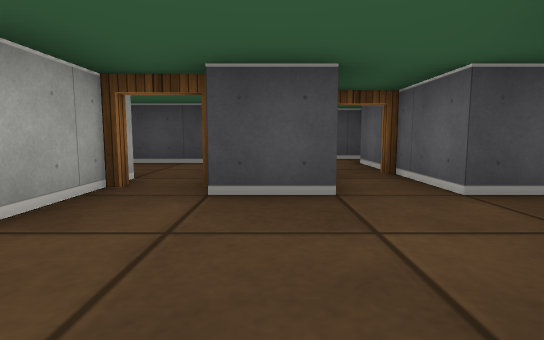
View 1 (above)

16 first-person views from a walk through a cub3D ray-caster map. The camera is about half as high as the walls, tilts 6° down and sees 80° across. The floor is counted in squares. Each view is taken from the middle of a square. On the plan, view 1 faces up. The plan holds only what a view shows up to about 9 squares ahead; the rest is blank.

View 2
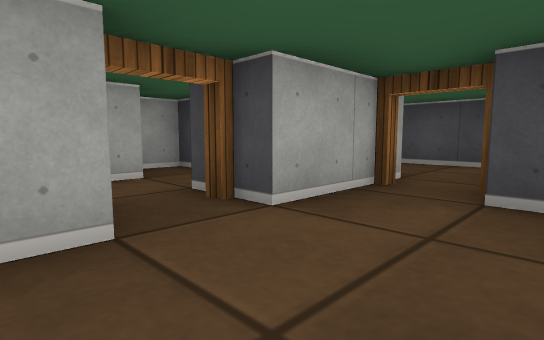

View 3
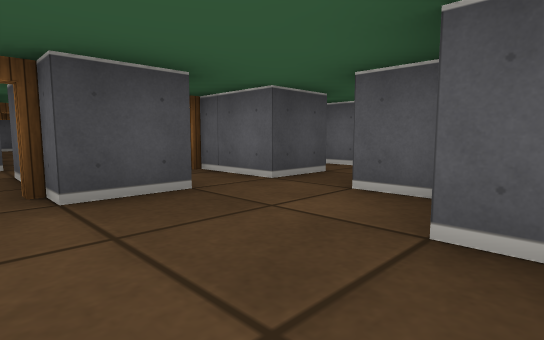

View 4
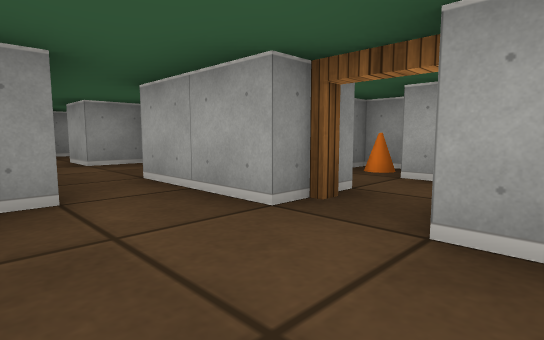

View 5
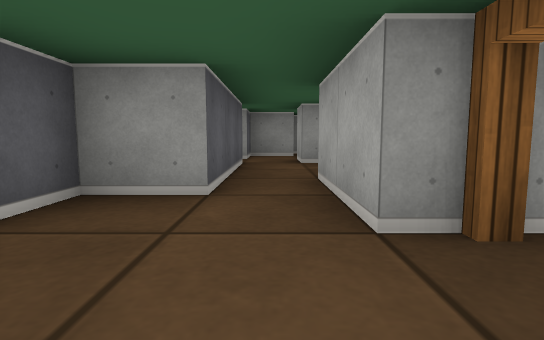

View 6
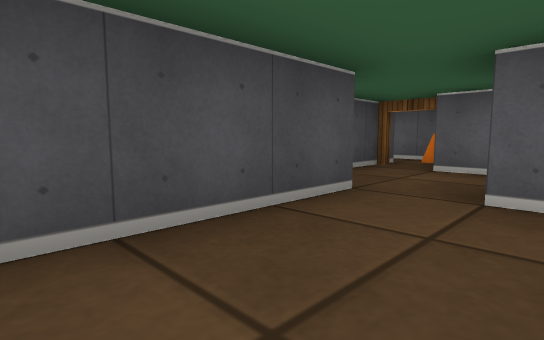

View 7
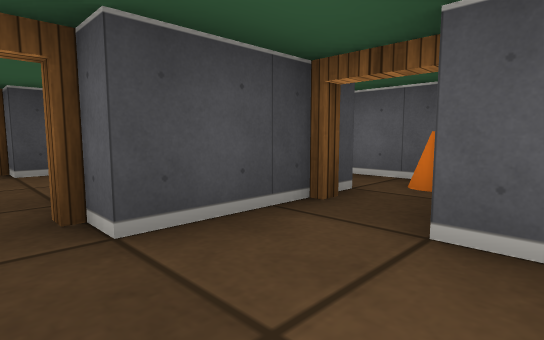

View 8
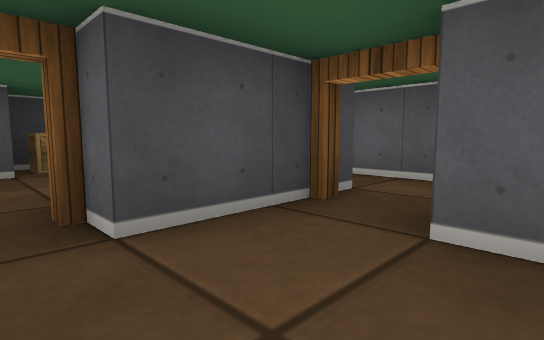

View 9
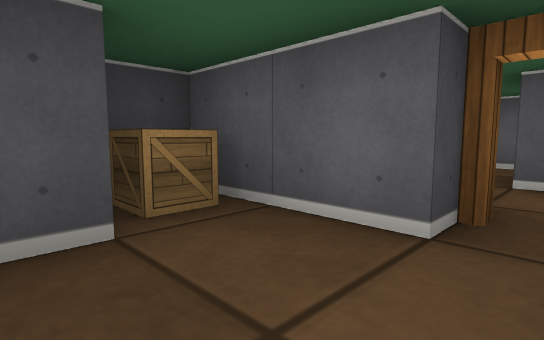

View 10
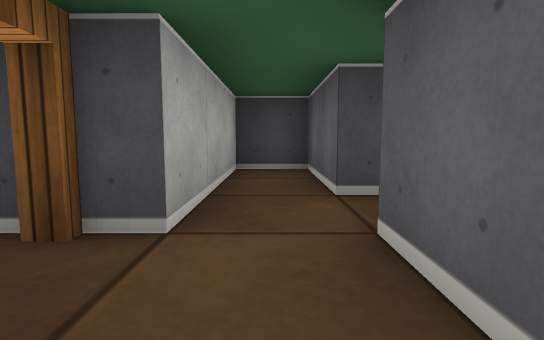

View 11
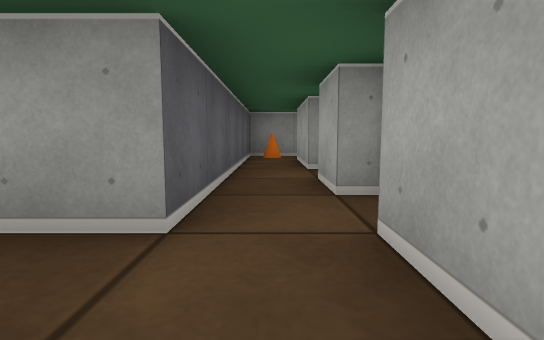

View 12
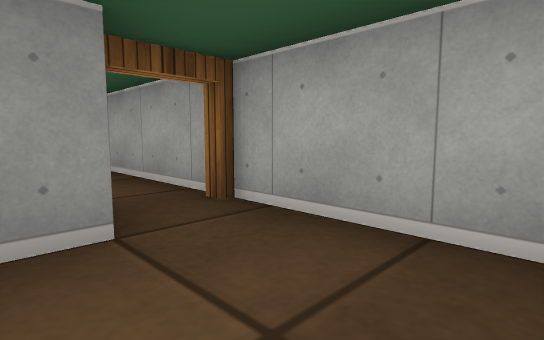

View 13
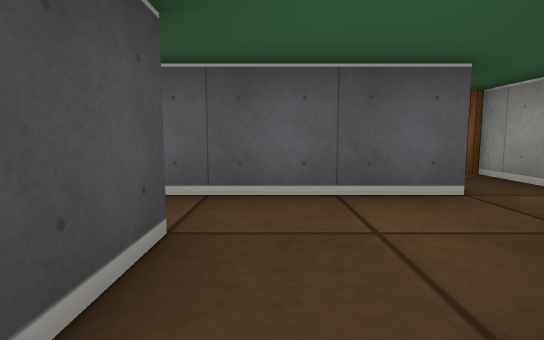

View 14
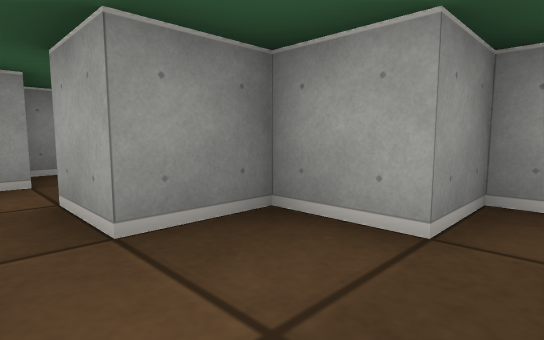

View 15
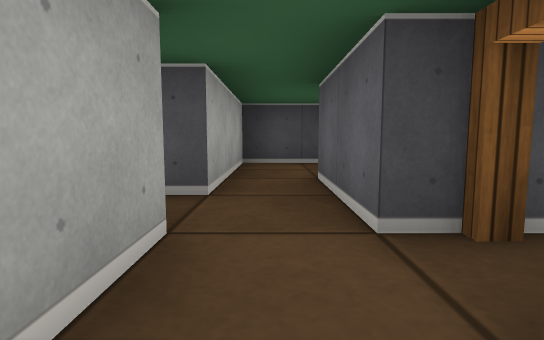

View 16
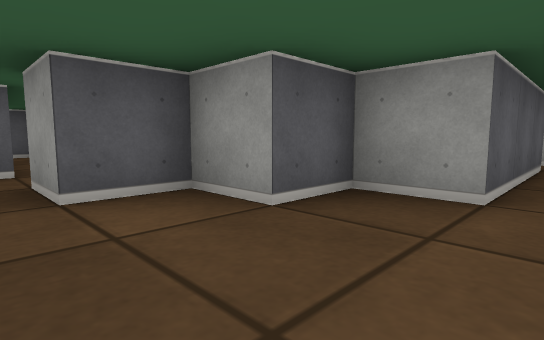

### Floor plan
Points are (right, up) in squares from view 1. A wall is a line through its corners. A room is listed if a view was taken in it or the views show most of it. See-through windows are left out.
Room 1 (views 1, 2, 3, 4, 5, 16)
walls: (-1.5, 0.5) (-1.5, -0.5); (-0.5, -0.5) (0.5, -0.5) (0.5, 0.5) (1.5, 0.5) (1.5, 1.5) (2.5, 1.5); (0.6, 2.5) (-0.5, 2.5); (-1.5, 3.6) (-1.5, 1.5); (2.6, 2.5) (1.5, 2.5) (1.5, 4)
ways out: open door at (-1, 3) to room 2; open door at (1, 4) to room 2; open door at (-2, 1) to room 6; opening at (-1, -1) to room 7; opening at (2, 2)
Room 2 (views 6, 7)
walls: (-0.5, 2.5) (-0.5, 4.5); (-0.4, 5.5) (-3.5, 5.5) (-3.5, 2.5) (-4.5, 2.5) (-4.5, 1.9); (-2.5, 1.5) (-2.5, 3.5); (1.5, 4) (1.5, 5.5); (2.5, 6.5) (0.5, 6.5)
ways out: open door at (-1, 3) to room 1; open door at (1, 4) to room 1; open door at (0, 7) to room 3; opening at (-3, 1) to room 6; open door at (2, 6) to room 8
Room 3 (view 8)
walls: (-0.5, 10) (-0.5, 7.5); (1.5, 8) (1.5, 8.5); (2.5, 9.5) (0.5, 9.5)
ways out: open door at (0, 7) to room 2; open door at (0, 10) to room 4; open door at (2, 9) to room 5
Room 4 (views 9, 12)
walls: (0.5, 12.5) (0, 12.5); (1.5, 11.5) (1.5, 13.5) (0.5, 13.5); (-0.5, 12) (-0.5, 10); (0.4, 10.5) (2.5, 10.5)
ways out: open door at (0, 10) to room 3; open door at (2, 11) to room 5
objects: crate (1, 13)
Room 5 (views 10, 11)
walls: (2.5, 10.5) (2.5, 9.5); (3.5, 12.5) (3.5, 14.5) (2.5, 14.5) (2.5, 11.5); (2.5, 8.5) (2.5, 6.5); (3.5, 7) (3.5, 11.5) (4.4, 11.5)
ways out: open door at (2, 9) to room 3; open door at (2, 11) to room 4
Room 6 (views 13, 15)
walls: (-1.5, -1.5) (-2.5, -1.5); (-3.6, -2.5) (-2.5, -2.5); (-4.5, 0.1) (-4.5, -0.5) (-4.1, -0.5); (-2.5, -3.5) (-1.5, -3.5); (-3.5, 1.6) (-3.5, 0.5)
ways out: open door at (-2, 1) to room 1; opening at (-3, 1) to room 2; opening at (-2, -2) to room 7
objects: cone (-4, 0)
Room 7 (view 14)
walls: (-1.5, -3.5) (-1.5, -4.5); (-0.5, -3.6) (-0.5, -0.5); (-2.5, -2.5) (-2.5, -3.5); (-0.5, -4.5) (1, -4.5); (-1.5, -0.5) (-1.5, -1.5)
ways out: opening at (-1, -1) to room 1; opening at (-2, -2) to room 6; opening at (-1, -5); open door at (1, -4)
Room 8 (no view inside)
walls: (2.4, 5.5) (3.5, 5.5) (3.5, 7)
ways out: open door at (2, 6) to room 2
objects: cone (3, 6)

Where each view was taken, in squares from view 1:
view 1: 0 up, 0 right, facing up
view 2: 0 up, 0 right, facing up-left
view 3: 0 up, 1 left, facing up-right
view 4: 2 up, 0 right, facing down-left
view 5: 2 up, 1 left, facing down
view 6: 4 up, 3 left, facing up-right
view 7: 5 up, 0 right, facing up-right
view 8: 8 up, 0 right, facing up-right
view 9: 11 up, 0 right, facing up-right
view 10: 10 up, 3 right, facing up
view 11: 13 up, 3 right, facing down
view 12: 12 up, 1 right, facing down-left
view 13: 2 down, 3 left, facing right
view 14: 2 down, 1 left, facing down-left
view 15: 0 up, 3 left, facing up
view 16: 2 up, 1 left, facing down-right
